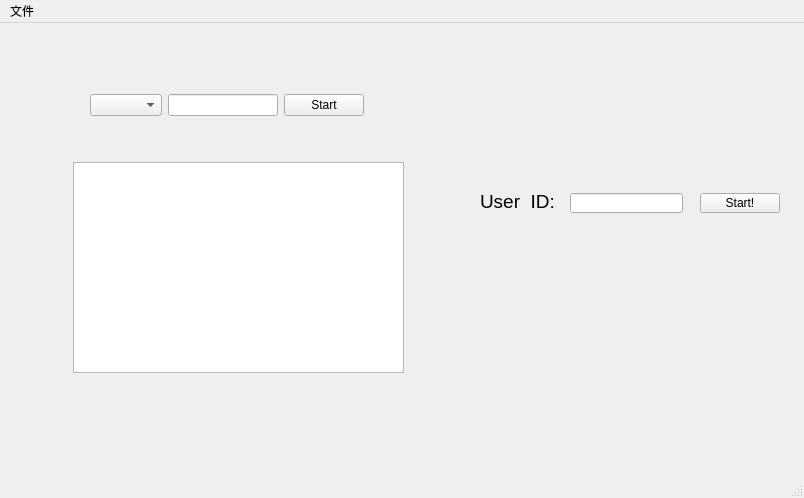
<?xml version="1.0" encoding="UTF-8"?>
<ui version="4.0">
 <class>MainWindow</class>
 <widget class="QMainWindow" name="MainWindow">
  <property name="geometry">
   <rect>
    <x>0</x>
    <y>0</y>
    <width>804</width>
    <height>498</height>
   </rect>
  </property>
  <property name="windowTitle">
   <string>MainWindow</string>
  </property>
  <widget class="QWidget" name="centralwidget">
   <widget class="QWidget" name="layoutWidget">
    <property name="geometry">
     <rect>
      <x>90</x>
      <y>70</y>
      <width>274</width>
      <height>24</height>
     </rect>
    </property>
    <layout class="QHBoxLayout" name="horizontalLayout_2">
     <item>
      <widget class="QComboBox" name="comboBox"/>
     </item>
     <item>
      <widget class="QLineEdit" name="Parameter"/>
     </item>
     <item>
      <widget class="QPushButton" name="StartFilter">
       <property name="text">
        <string>Start</string>
       </property>
      </widget>
     </item>
    </layout>
   </widget>
   <widget class="QPlainTextEdit" name="FilterOutput">
    <property name="geometry">
     <rect>
      <x>73</x>
      <y>139</y>
      <width>331</width>
      <height>211</height>
     </rect>
    </property>
   </widget>
   <widget class="QLabel" name="label">
    <property name="geometry">
     <rect>
      <x>480</x>
      <y>170</y>
      <width>91</width>
      <height>16</height>
     </rect>
    </property>
    <property name="font">
     <font>
      <pointsize>14</pointsize>
     </font>
    </property>
    <property name="text">
     <string>User_ID: </string>
    </property>
   </widget>
   <widget class="QLineEdit" name="User_visit_POIs">
    <property name="geometry">
     <rect>
      <x>570</x>
      <y>170</y>
      <width>113</width>
      <height>20</height>
     </rect>
    </property>
   </widget>
   <widget class="QPushButton" name="Start_User_visit_POIs">
    <property name="geometry">
     <rect>
      <x>700</x>
      <y>170</y>
      <width>80</width>
      <height>20</height>
     </rect>
    </property>
    <property name="text">
     <string>Start!</string>
    </property>
   </widget>
  </widget>
  <widget class="QMenuBar" name="menubar">
   <property name="geometry">
    <rect>
     <x>0</x>
     <y>0</y>
     <width>804</width>
     <height>21</height>
    </rect>
   </property>
   <widget class="QMenu" name="menu">
    <property name="title">
     <string>文件</string>
    </property>
    <addaction name="actionopen"/>
   </widget>
   <addaction name="menu"/>
  </widget>
  <widget class="QStatusBar" name="statusbar"/>
  <action name="actionopen">
   <property name="text">
    <string>open..</string>
   </property>
  </action>
 </widget>
 <resources/>
 <connections/>
</ui>
